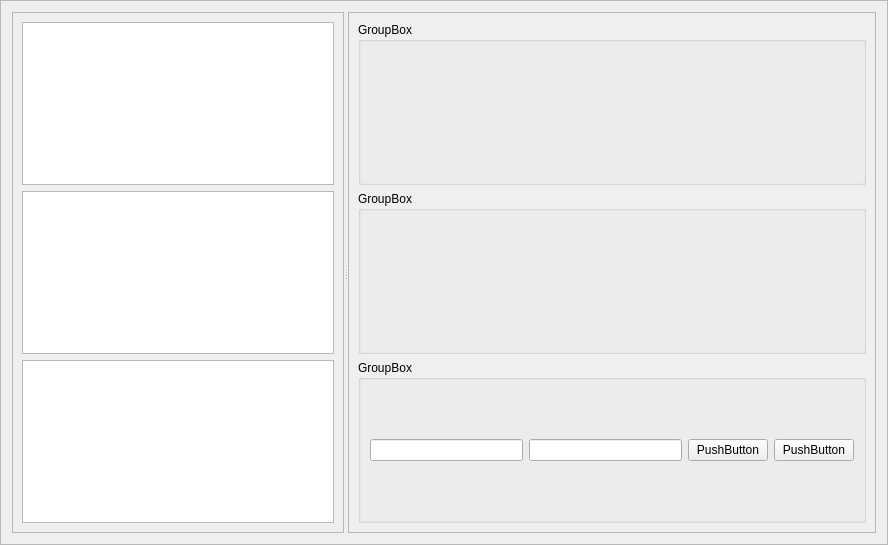
<?xml version="1.0" encoding="UTF-8"?>
<ui version="4.0">
 <class>Frame</class>
 <widget class="QFrame" name="Frame">
  <property name="geometry">
   <rect>
    <x>0</x>
    <y>0</y>
    <width>888</width>
    <height>545</height>
   </rect>
  </property>
  <property name="windowTitle">
   <string>Frame</string>
  </property>
  <property name="frameShape">
   <enum>QFrame::StyledPanel</enum>
  </property>
  <property name="frameShadow">
   <enum>QFrame::Raised</enum>
  </property>
  <layout class="QGridLayout" name="gridLayout_3">
   <item row="0" column="0">
    <widget class="QSplitter" name="splitter">
     <property name="orientation">
      <enum>Qt::Horizontal</enum>
     </property>
     <widget class="QFrame" name="op_frame">
      <property name="frameShape">
       <enum>QFrame::StyledPanel</enum>
      </property>
      <property name="frameShadow">
       <enum>QFrame::Raised</enum>
      </property>
      <layout class="QVBoxLayout" name="verticalLayout">
       <item>
        <widget class="QTreeView" name="op_selector"/>
       </item>
       <item>
        <widget class="QTreeView" name="wf_selector"/>
       </item>
       <item>
        <widget class="QPlainTextEdit" name="op_info">
         <property name="readOnly">
          <bool>true</bool>
         </property>
         <property name="plainText">
          <string/>
         </property>
        </widget>
       </item>
      </layout>
     </widget>
     <widget class="QFrame" name="right_frame">
      <property name="frameShape">
       <enum>QFrame::StyledPanel</enum>
      </property>
      <property name="frameShadow">
       <enum>QFrame::Raised</enum>
      </property>
      <layout class="QVBoxLayout" name="verticalLayout_2">
       <item>
        <widget class="QGroupBox" name="input_box">
         <property name="title">
          <string>GroupBox</string>
         </property>
         <layout class="QGridLayout" name="gridLayout">
          <item row="0" column="0">
           <layout class="QGridLayout" name="input_layout"/>
          </item>
         </layout>
        </widget>
       </item>
       <item>
        <widget class="QGroupBox" name="output_box">
         <property name="title">
          <string>GroupBox</string>
         </property>
         <layout class="QGridLayout" name="gridLayout_2">
          <item row="0" column="0">
           <layout class="QGridLayout" name="output_layout"/>
          </item>
         </layout>
        </widget>
       </item>
       <item>
        <widget class="QGroupBox" name="finish_box">
         <property name="title">
          <string>GroupBox</string>
         </property>
         <layout class="QHBoxLayout" name="horizontalLayout_2">
          <item>
           <widget class="QLineEdit" name="uri_prompt"/>
          </item>
          <item>
           <widget class="QLineEdit" name="uri_entry"/>
          </item>
          <item>
           <widget class="QPushButton" name="test_button">
            <property name="text">
             <string>PushButton</string>
            </property>
           </widget>
          </item>
          <item>
           <widget class="QPushButton" name="load_button">
            <property name="minimumSize">
             <size>
              <width>2</width>
              <height>0</height>
             </size>
            </property>
            <property name="text">
             <string>PushButton</string>
            </property>
           </widget>
          </item>
         </layout>
        </widget>
       </item>
      </layout>
     </widget>
    </widget>
   </item>
  </layout>
 </widget>
 <resources/>
 <connections/>
</ui>
